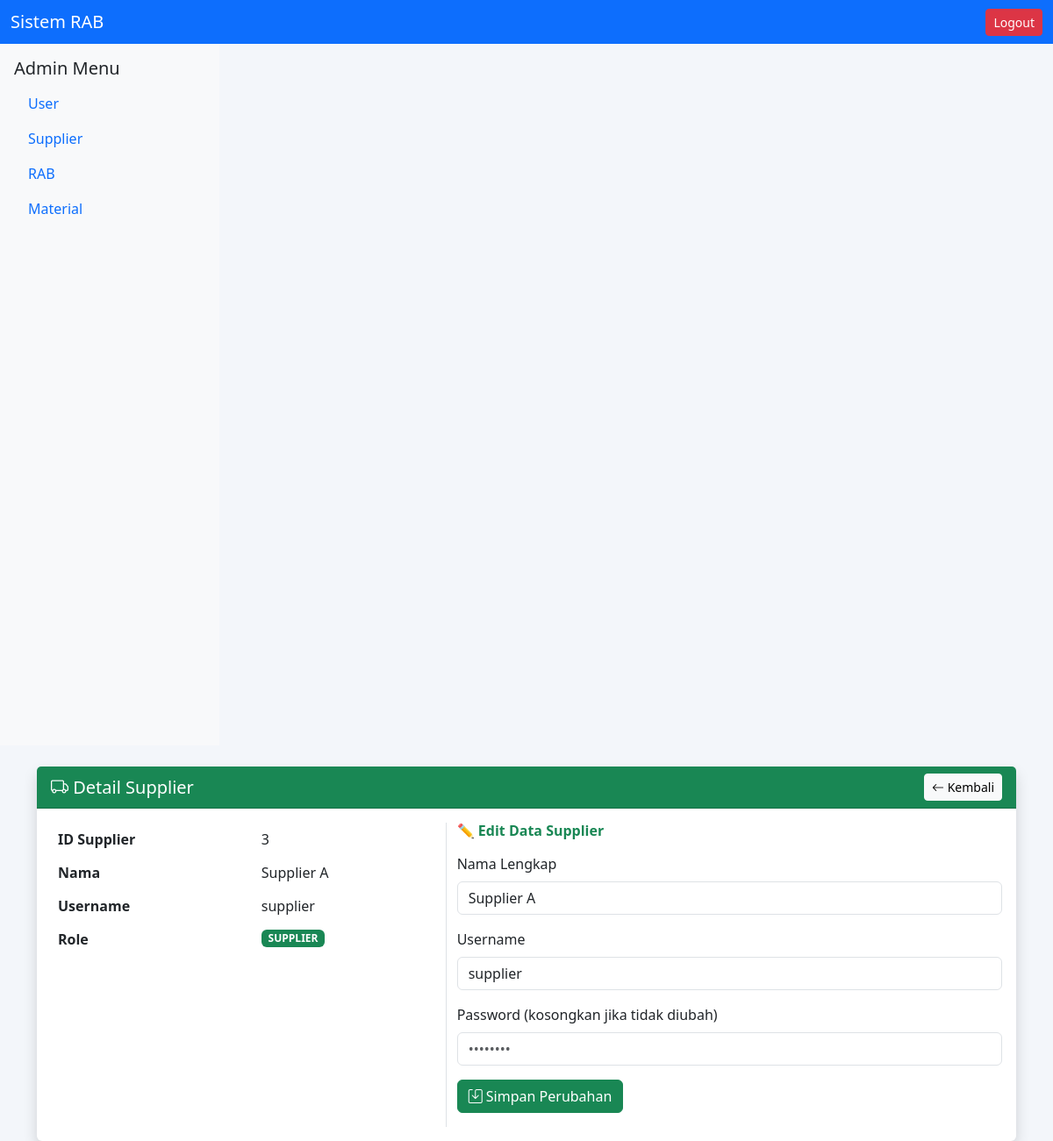
Screenshot of /views/detailsupplier.php?id=3 (signed in) with the database file from the repository.
### tables this page shows
CREATE TABLE `users` (
  `id_user` int(11) NOT NULL,
  `nama` varchar(100) DEFAULT NULL,
  `username` varchar(100) DEFAULT NULL,
  `password` varchar(255) DEFAULT NULL,
  `role` enum('admin','user_rba','supplier') DEFAULT 'user_rba'
);

### views/detailsupplier.php (the view, shortened to what this page needs)
<?php
include '../config/database.php';
include '../partials/header.php';
include '../partials/sidebar.php';
$id = $_GET['id'];
$supplier = mysqli_fetch_assoc(mysqli_query($conn, "SELECT * FROM users WHERE id_user='$id' AND role='supplier'"));
?>
<!DOCTYPE html>
<html lang="id">
<head>
  <link href="https://cdn.jsdelivr.net/npm/bootstrap@5.3.0/dist/css/bootstrap.min.css" rel="stylesheet">
  <link href="https://cdn.jsdelivr.net/npm/bootstrap-icons@1.11.1/font/bootstrap-icons.css" rel="stylesheet">
</head>
<body style="background-color:#f3f6fa;">
<div class="container mt-4">
  <div class="card shadow border-0">
    <div class="card-header bg-success text-white d-flex justify-content-between align-items-center">
      <h5 class="mb-0"><i class="bi bi-truck"></i> Detail Supplier</h5>
      <a href="supplier.php" class="btn btn-light btn-sm"><i class="bi bi-arrow-left"></i> Kembali</a>
    </div>
    <div class="card-body">
      <div class="row">
        <div class="col-md-5">
          <table class="table table-borderless">
            <tr><th>ID Supplier</th><td><?= $supplier['id_user'] ?></td></tr>
            <tr><th>Nama</th><td><?= htmlspecialchars($supplier['nama']) ?></td></tr>
            <tr><th>Username</th><td><?= htmlspecialchars($supplier['username']) ?></td></tr>
            <tr><th>Role</th><td><span class="badge bg-success"><?= strtoupper($supplier['role']) ?></span></td></tr>
          </table>
        </div>
        <div class="col-md-7 border-start">
          <h6 class="fw-bold text-success mb-3">✏️ Edit Data Supplier</h6>
          <form method="POST">
            <div class="mb-3">
              <label class="form-label">Nama Lengkap</label>
              <input type="text" name="nama" class="form-control" value="<?= htmlspecialchars($supplier['nama']) ?>" required>
            </div>
            <div class="mb-3">
              <label class="form-label">Username</label>
              <input type="text" name="username" class="form-control" value="<?= htmlspecialchars($supplier['username']) ?>" required>
            </div>
            <div class="mb-3">
              <label class="form-label">Password (kosongkan jika tidak diubah)</label>
              <input type="password" name="password" class="form-control" placeholder="••••••••">
            </div>
            <button type="submit" name="update" class="btn btn-success"><i class="bi bi-save"></i> Simpan Perubahan</button>
          </form>
        </div>
      </div>
    </div>
  </div>
</div>
</body>
</html>

### rows the page displays
users: id_user "3", nama "Supplier A", username "supplier", role "SUPPLIER"

### other values shown
$role "Admin"
